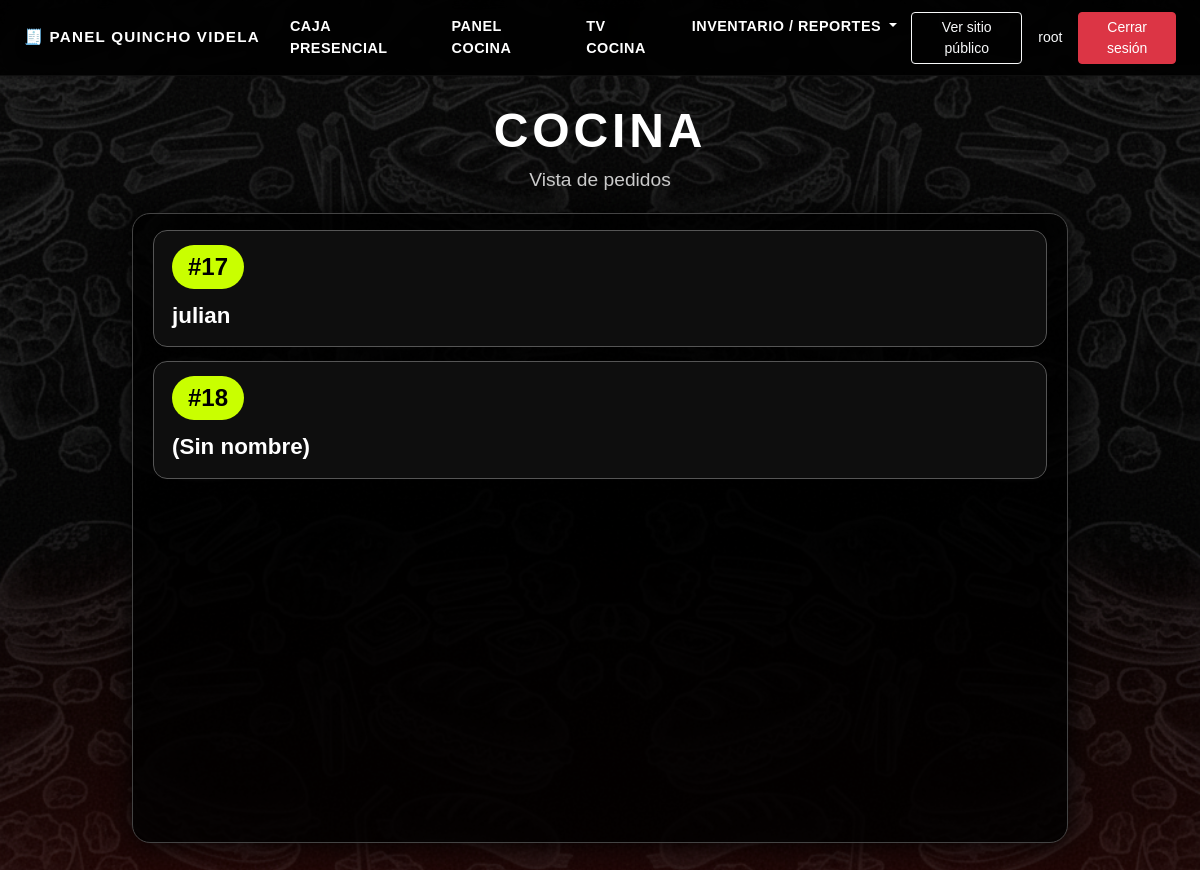
The app's page /caja/cocina/tv/ (signed in) with its own data.
### caja/models.py (models this page shows, shortened)
class Pedido(models.Model):
    ORIGEN_CHOICES = [
        ("web", "Web"),
        ("local", "Local"),
    ]
    ESTADO_CHOICES = [
        ("pendiente", "Pendiente"),
        ("en_cocina", "En cocina"),
        ("listo", "Listo"),
        ("entregado", "Entregado"),
        ("cancelado", "Cancelado"),
    ]
    FORMA_PAGO_CHOICES = [
        ("efectivo", "Efectivo"),
        ("transferencia", "Transferencia"),
        ("tarjeta", "Tarjetas"),
    ]
    TIPO_ENTREGA_CHOICES = [
        ("retiro", "Retiro"),
        ("reparto", "Reparto"),
    ]
    origen = models.CharField(max_length=10, choices=ORIGEN_CHOICES)
    canal = models.CharField(
        max_length=20,
        default="mostrador",
        help_text="mostrador, web, delivery, etc.",
    )
    estado = models.CharField(
        max_length=20,
        choices=ESTADO_CHOICES,
        default="pendiente",
    )
    nombre_cliente = models.CharField(max_length=150, blank=True, null=True)
    telefono = models.CharField(max_length=50, blank=True, null=True)
    direccion = models.CharField(max_length=255, blank=True, null=True)
    forma_pago = models.CharField(
        max_length=20,
        choices=FORMA_PAGO_CHOICES,
        blank=True,
        null=True,
    )
    tipo_entrega = models.CharField(
        max_length=20,
        choices=TIPO_ENTREGA_CHOICES,
        blank=True,
        null=True,
    )
    total_manual = models.DecimalField(
        max_digits=10,
        decimal_places=2,
        default=0,
        help_text="Total escrito en caja (opcional).",
    )
    visible_en_cocina = models.BooleanField(
        default=True,
        help_text="Solo los pedidos visibles aparecerán en la pantalla de cocina.",
    )
    creado_en = models.DateTimeField(auto_now_add=True)
    actualizado_en = models.DateTimeField(auto_now=True)
    nota = models.TextField(blank=True)
    class Meta:
        ordering = ["-creado_en"]

### caja/views.py (the view)
# urls.py: path("cocina/tv/", views.cocina_tv, name="cocina_tv"),
def cocina_tv(request):
    pedidos_tv = Pedido.objects.filter(
        visible_en_cocina=True,
        estado__in=["pendiente", "en_cocina"],
    ).order_by("creado_en")
    contexto = {
        "pedidos_tv": pedidos_tv,
    }
    return render(request, "caja/cocina_tv.html", contexto)

### caja/templates/caja/cocina_tv.html (shortened to what this page needs)
{% extends "base.html" %}
{% load static %}
{% block content %}
<div class="container-fluid cocina-tv-wrapper">
    <h1 class="cocina-tv-title">COCINA</h1>
    <p class="cocina-tv-subtitle">Vista de pedidos</p>
    <div class="row justify-content-center">
        <div class="col-lg-10">
            <div class="cocina-tv-panel">
                {% for p in pedidos_tv %}
                <div class="cocina-tv-ticket">
                    <div class="cocina-tv-header">
                        <span class="cocina-tv-id">#{{ p.id }}</span>
                    </div>
                    <div class="cocina-tv-client">
                        {{ p.nombre_cliente|default:"(Sin nombre)" }}
                    </div>
                </div>
                {% empty %}
                    <p class="text-white-50">No hay pedidos en cocina.</p>
                {% endfor %}
            </div>
        </div>
    </div>
</div>
{% endblock %}

### caja/templates/base.html (shortened to what this page needs)
{% load static %}
<!DOCTYPE html>
<html lang="es">
<head>
    <link
        href="https://cdn.jsdelivr.net/npm/bootstrap@5.3.3/dist/css/bootstrap.min.css"
        rel="stylesheet"
    >
    <link rel="stylesheet" href="{% static 'estilo.css' %}">
</head>
<body>
<nav class="navbar navbar-expand-lg navbar-dark navbar-videla-interna sticky-top">
    <div class="container-fluid px-3 px-md-4">
        <a class="navbar-brand d-flex align-items-center gap-2" href="{% url 'caja:caja_panel' %}">
            <span>🧾 Panel Quincho Videla</span>
        </a>
        <div class="collapse navbar-collapse" id="navbarCaja">
            <ul class="navbar-nav me-auto mb-2 mb-lg-0">
                <li class="nav-item">
                    <a class="nav-link" href="{% url 'caja:caja_panel' %}">Caja presencial</a>
                </li>
                <li class="nav-item">
                    <a class="nav-link" href="{% url 'caja:cocina_panel' %}">Panel cocina</a>
                </li>
                <li class="nav-item">
                    <a class="nav-link" href="{% url 'caja:cocina_tv' %}">TV cocina</a>
                </li>
                <li class="nav-item dropdown">
                    <a class="nav-link dropdown-toggle" href="#" role="button"
                       data-bs-toggle="dropdown" aria-expanded="false">
                        Inventario / Reportes
                    </a>
                </li>
            </ul>
            <div class="d-flex align-items-center gap-3">
                <a href="{% url 'index' %}"
                   class="btn btn-sm btn-outline-light">
                    Ver sitio público
                </a>
                {% if user.is_authenticated %}
                    <span class="text-light small d-none d-md-inline">
                        {{ user.username }}
                    </span>
                    <a href="{% url 'logout' %}" class="btn btn-sm btn-danger">
                        Cerrar sesión
                    </a>
                {% else %}
                    <a href="{% url 'login' %}" class="btn btn-sm btn-outline-light">
                        Iniciar sesión
                    </a>
                {% endif %}
            </div>
        </div>
    </div>
</nav>
<main class="panel-wrapper container-fluid px-3 px-md-4">
    {% block content %}{% endblock %}
</main>
</body>
</html>

### menu/static/estilo.css (style rules this page uses)
body { font-family: 'Montserrat', sans-serif; background: url("/static/fondo.png") no-repeat center top; background-size: cover; background-attachment: fixed; color: #ffffff; }
body::before { content: ""; position: fixed; inset: 0; background: linear-gradient( rgba(0,0,0,0.25), rgba(0,0,0,0.35), rgba(0,0,0,0.45) ); z-index: -1; }
.navbar { background: rgba(0,0,0,0.90) !important; backdrop-filter: blur(6px); border-bottom: 2px solid #c9a43d; }
.navbar-nav .nav-link { color: #fff !important; font-weight: 600; letter-spacing: 0.5px; text-transform: uppercase; padding-left: 14px !important; padding-right: 14px !important; }

### caja/templates/base.html (style rules this page uses)
body { min-height: 100vh; display: flex; flex-direction: column; }
.panel-wrapper { flex: 1; padding-top: 1rem; padding-bottom: 2rem; }
.navbar-videla-interna { background: rgba(0, 0, 0, 0.9); border-bottom: 1px solid rgba(255, 255, 255, 0.05); }
.navbar-videla-interna .navbar-brand { font-weight: 700; letter-spacing: 0.08em; text-transform: uppercase; font-size: 0.95rem; }
.navbar-videla-interna .nav-link { font-size: 0.9rem; }

### caja/templates/caja/cocina_tv.html (style rules this page uses)
.cocina-tv-wrapper { margin-top: 10px; margin-bottom: 10px; color: #ffffff; }
.cocina-tv-title { font-size: 3rem; font-weight: 800; text-align: center; letter-spacing: 0.08em; text-transform: uppercase; margin-bottom: 6px; }
.cocina-tv-subtitle { font-size: 1.2rem; text-align: center; color: #cccccc; margin-bottom: 18px; }
.cocina-tv-panel { background: rgba(0,0,0,0.85); border-radius: 18px; border: 1px solid #444; padding: 16px 20px; box-shadow: 0 0 28px rgba(0,0,0,0.9); height: calc(100vh - 170px); overflow-y: auto; }
.cocina-tv-ticket { background: rgba(15,15,15,0.96); border-radius: 14px; border: 1px solid #555; padding: 14px 18px; margin-bottom: 14px; }
.cocina-tv-header { display: flex; justify-content: flex-start; align-items: center; gap: 12px; }
.cocina-tv-id { background: #c9ff00; color: black; font-weight: 800; padding: 4px 16px; border-radius: 999px; font-size: 1.5rem; }
.cocina-tv-client { font-size: 1.4rem; font-weight: 600; margin-top: 10px; }

### records on screen
Pedido: id "17", nombre_cliente "julian"
Pedido: id "18", nombre_cliente "(Sin nombre)"

### other values on screen
{{ user.username }} "root"
